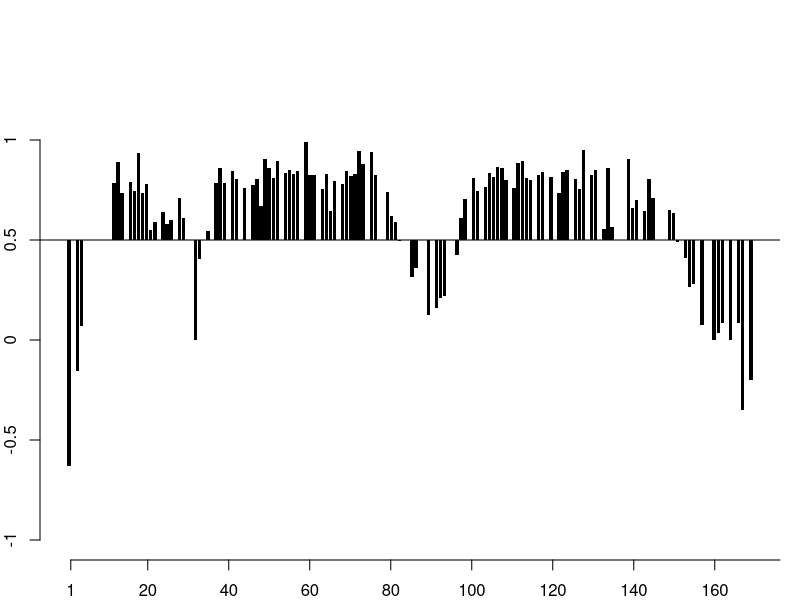

Write the R code that produced this figure.
dfhNOE <- read.table("RCI_hetNOE.csv", sep=",", header=TRUE)

par(mfrow = c(1, 1)) 
par(mar=c(2,2,1,1))

barplot(dfhNOE$hetNOE-0.5, width=0.84, border = NA, col="black", pch="o", xlab="Residue Number", ylab="hetNOE", ylim=c(-1.5,1), lty=1, yaxt='n', xaxs="r", yaxs="r")
axis(side=2, at=c(-1.5, -1.0, -0.5, 0, 0.5), labels = c(-1.0, -0.5, 0, 0.5, 1.0))
axis(side=1, at=c(1,20, 40, 60, 80, 100, 120, 140, 160, 180)) 
abline(h=0, col="black", lty=1, lwd=1)
